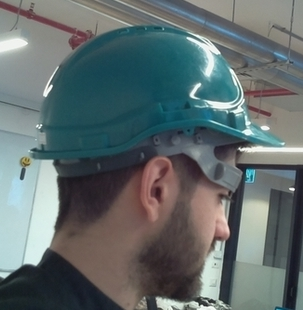
//> input picture qtNetworkServer/qtNetwork/source_2.jpg, 303 x 310 px, given in place of the camera
$ ./main   (built with g++ and OpenCV 4)
//> lines starting //> are read from the running program, lines starting //| are printed output that depends on the picture
//> further down, frame is the input picture: 310 rows x 303 cols, CV_8UC3; mean B, G, R 109, 108.3, 97.2

#include "opencv2/objdetect/objdetect.hpp"
#include "opencv2/highgui/highgui.hpp"
#include "opencv2/imgproc/imgproc.hpp"

#include <iostream>
#include <stdio.h>

using namespace std;
using namespace cv;


String face_cascade_name = "/home/ahmad/opencv/data/haarcascades/haarcascade_frontalface_alt.xml";


vector<Mat*> detect_faces( Mat frame )
{
    CascadeClassifier face_cascade;
    vector<Mat*> cropped_faces;

    if( !face_cascade.load( face_cascade_name ) ) { cout << "Error loading face cascade file\n" << endl; return cropped_faces;  };
    vector<Rect> faces;
    Mat frame_gray;
    Mat* crop = nullptr;
    cvtColor( frame, frame_gray, COLOR_BGR2GRAY );
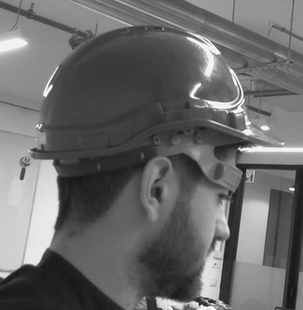
//> frame_gray: 310 rows x 303 cols, CV_8UC1; min 21, max 255, mean 105.1
    equalizeHist( frame_gray, frame_gray );
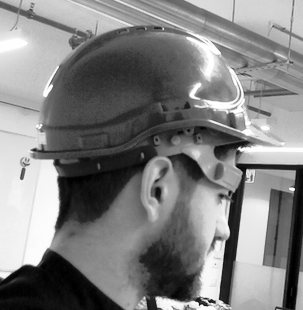
//> frame_gray: 310 rows x 303 cols, CV_8UC1; min 0, max 255, mean 128.4

    face_cascade.detectMultiScale( frame_gray, faces, 1.1, 2, 0|CASCADE_SCALE_IMAGE, Size(30, 30) );
//> faces = empty

    for( size_t i = 0; i < faces.size(); i++ )
    {

        Rect rect(faces[0].x - 80, faces[0].y - 120, 300, 300);
        rectangle(frame, rect, Scalar(255, 255, 255), 4, 8);

        if (rect.height + rect.y > frame.rows || rect.width + rect.x > frame.cols || rect.x < 0 || rect.y < 0||  rect.height < 0 || rect.width < 0)
        {
            continue;
        }

        Mat cropped  = frame(rect);
        crop = new Mat(cropped);

        cropped_faces.push_back(crop);
    }
//> this loop made 0 passes
//> after the loop, cropped_faces = 0 items

    return cropped_faces;
}


double check_helmet(Mat* head)
{
    Mat frame = *head;
    cv::imshow("src", frame);

    Mat hsv, mask1;
    cvtColor(frame, hsv, COLOR_BGR2HSV);

    inRange(hsv, Scalar(25, 120, 80), Scalar(100, 255, 255), mask1);
    cout<<"src"<<endl;

    double image_size = frame.cols*frame.rows;
    double green_percent = ((double) cv::countNonZero(mask1))/image_size;
    cout << green_percent << endl;

    if(green_percent < 0.09)
    {
        cout << "Kammel ToDo" << endl;
    }

    cv::imshow("mask1", mask1);
    return green_percent;
}


int main( int argc, const char** argv )
{
    VideoCapture capture(0);
    Mat frame, prevFrame;

    while( true )
    {
        capture >> frame;
        float downsampleFactor = 1;
        resize(frame, frame, Size(), downsampleFactor, downsampleFactor, INTER_NEAREST);

        if( !frame.empty() )
        {

             vector<Mat*> cropped_images = detect_faces(frame);
//> cropped_images = 0 items
             if (cropped_images.empty())
             {
                 continue;
             }
             for(Mat* crop:cropped_images)
             {
                 if(crop != nullptr)
                 {
                     check_helmet(crop);
                     free(crop);
                 }
             }

        }

        else
        {
            cout << "No captured frame. Stopping!" << endl;
            break;
        }

        int c = waitKey(10);
        if( (char)c == 27 ) { break; }
    }

    capture.release();

    return 0;
}
